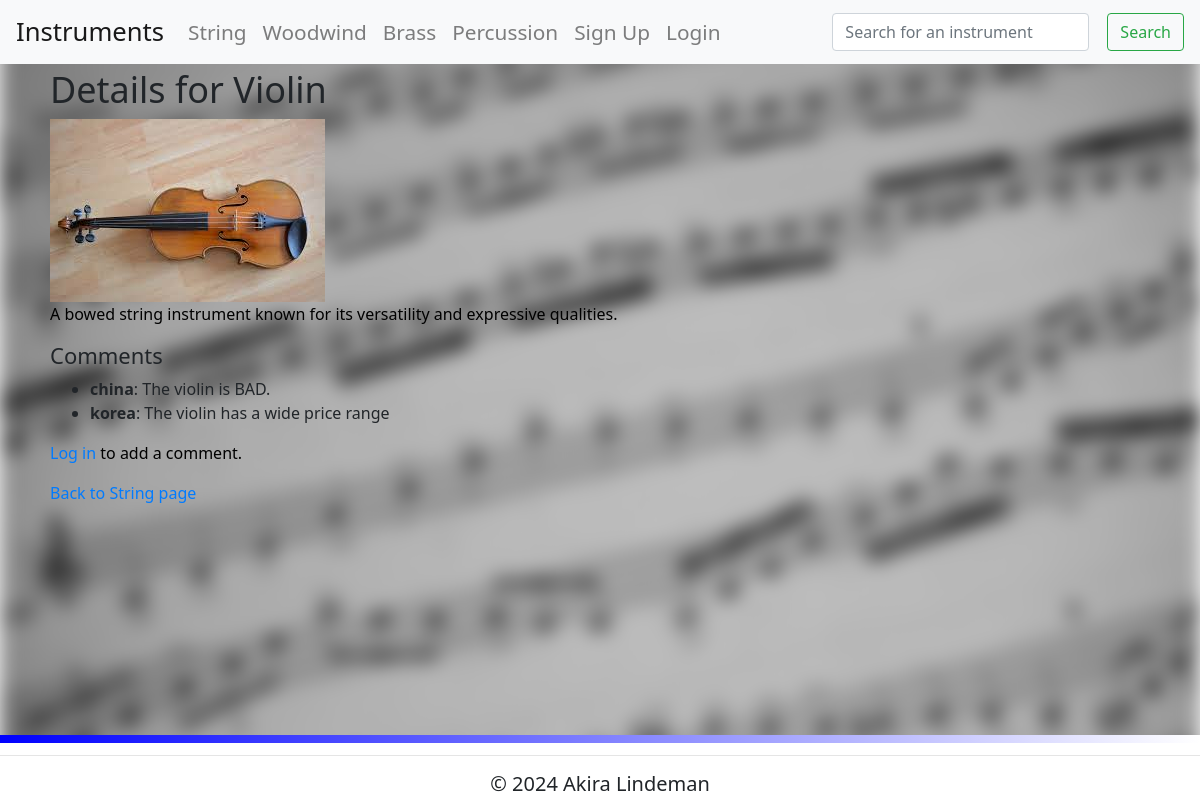
The page /instrument/1 on the database its author committed.
### tables this page shows
CREATE TABLE Instrument (id INTEGER PRIMARY KEY, name TEXT, familyid INTEGER REFERENCES InstrumentFamily (id), description TEXT, image TEXT);

CREATE TABLE Comments (id INTEGER PRIMARY KEY, instrument_id INTEGER REFERENCES Instrument (id), user_id INTEGER REFERENCES Users (id), unchecked_comment TEXT, checked_comment TEXT);

CREATE TABLE Users (id INTEGER PRIMARY KEY AUTOINCREMENT, username TEXT, password TEXT);

### routes.py (the view)
@app.route('/instrument/<int:instrument_id>')
def instrument_details(instrument_id):
    if instrument_id > 126:
        return render_template('404.html')
    instrument_query = "SELECT * FROM Instrument WHERE id = ?"
    instrument = sql_queries(instrument_query, (instrument_id,), 'fetchone')
    if instrument is None:
        return render_template('404.html'), 404
    comments_query = """
    SELECT Comments.id, Comments.unchecked_comment, Comments.checked_comment, Users.username, Comments.user_id
    FROM Comments
    JOIN Users ON Comments.user_id = Users.id
    WHERE Comments.instrument_id = ?
    """
    comments = sql_queries(comments_query, (instrument_id,), 'fetchall')
    return render_template('instrument.html', instrument=instrument, comments=comments)

### routes.py (called while the page is built)
def sql_queries(query, params, option):
    connection = sqlite3.connect('instruments.db')
    cursor = connection.cursor()
    cursor.execute(query, params)
    if option == 'fetchone':
        result = cursor.fetchone()
        connection.close()
        return result
    elif option == 'fetchall':
        result = cursor.fetchall()
        connection.close()
        return result
    elif option == 'commit':
        connection.commit()
        connection.close()

### templates/instrument.html (shortened to what this page needs)
{% extends 'layout.html' %}
{% block content %}
  <div id="content">
  <h1>Details for {{ instrument[1] }}</h1>
    <img src="{{ instrument[4] }}" alt="Image of {{ instrument[1] }}">
    <p>{{ instrument[3] }}</p>
    <h2>Comments</h2>
    {% if comments %}
    <ul>
      {% for comment in comments %}
        <li>
          <strong>{{ comment[3] }}</strong>: {{ comment[2] }}
        </li>
      {% endfor %}
    </ul>
    {% else %}
      <p>No comments yet. Be the first!</p>
    {% endif %}
    {% if session.get('user_id') %}
      <a href="{{ url_for('add_comment', instrument_id=instrument[0]) }}" class="btn btn-primary">Add Comment</a>
    {% else %}
      <p><a href="{{ url_for('login') }}">Log in</a> to add a comment.</p>
    {% endif %}
    <p><a href="{{ url_for('string') }}">Back to String page</a></p>
  </div>
{% endblock %}

### static/style.css (style rules this page uses)
html, body { height: 100%; margin: 0; }
body::before { content: ""; position: fixed; top: 0; left: 0; width: 100%; height: 100%; background-image: url("/static/pictures/background.jpeg"); background-repeat: no-repeat; background-position: center; background-attachment: fixed; background-size: cover; filter: blur(10px); z-index: -1; pointer-events: none; }
p { color: rgb(0, 0, 0); }

### rows shown on the page
Instrument: name "Violin", image (picture), description "A bowed string instrument known for its versatility and expressive qualities."
Comments: username "china", checked_comment "The violin is BAD."
Comments: username "korea", checked_comment "The violin has a wide price range"
